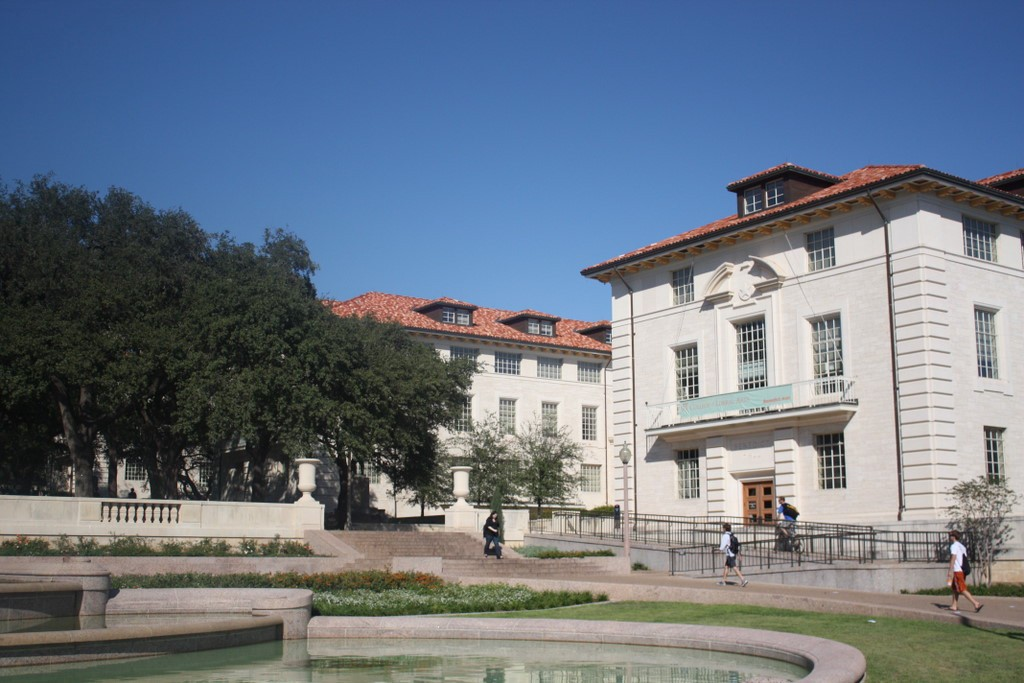
#> input picture image_registration/input_images/foto1A.jpg, 1024 x 683 px
$ python registration.py --input input_images/foto1A.jpg input_images/foto2A.jpg --output out.png
#> lines starting #> are read from the running program, lines starting #| are printed output that depends on the picture
"""
Image registration.
"""
import argparse
import cv2 as cv
import numpy as np
import matplotlib.pyplot as plt


def parse_args():
    """
    Function to define command line arguments.
    """
    parser = argparse.ArgumentParser(description="Image registration.")

    parser.add_argument(
        '-i',
        '--input',
        nargs=2,
        required=True,
        help="Two input images in PNG format.")

    parser.add_argument(
        '-o',
        '--output',
        required=True,
        help="Output image in PNG format.")

    parser.add_argument(
        '-m',
        '--method',
        choices=['sift', 'orb'],
        default='orb',
        help="Feature detection method.")

    parser.add_argument(
        '-t',
        '--threshold',
        type=float,
        default=0.1,
        help="Threshold percentage of matches to be used (value between 0 and 1).")

    return parser.parse_args()


def match_descriptors(descriptors1, descriptors2, method='orb', threshold=0.5):
    """
    Find matches between descriptors of two images using BFMatcher.

    Parameters:
        descriptors1, descriptors2: Descriptors of the two images.
        method (str): Method for feature detection.
        threshold (float): Threshold for filtering matches.

    Returns:
        list: List of matches.
    """
    # Matcher Brute Force with Hamming distance (or L2 for SIFT/SURF)
    if method == 'sift':
        bf = cv.BFMatcher(cv.NORM_L2, crossCheck=True)
    else:
        bf = cv.BFMatcher(cv.NORM_HAMMING, crossCheck=True)

    # Find matches
    matches = bf.match(descriptors1, descriptors2)

    # Sort matches by distance
    matches = sorted(matches, key=lambda x: x.distance)

    # Filter matches by the threshold
    num_matches = int(len(matches) * threshold)
    matches = matches[:num_matches]

    if len(matches) < 4:
        raise ValueError("Not enough matches were found. Try lowering the threshold.")

    return matches


def find_keypoints_and_descriptors(image, method='orb'):
    """
    Find keypoints and descriptors in the image using SIFT or ORB.

    Parameters:
        image (numpy.ndarray): Grayscale image.
        method (str): Method for detecting keypoints.

    Returns:
        keypoints, descriptors: Keypoints and descriptors.
    """
    if method == 'sift':
        detector = cv.SIFT_create(contrastThreshold=0.04, edgeThreshold=10)
    elif method == 'orb':
        detector = cv.ORB_create()

    keypoints, descriptors = detector.detectAndCompute(image, None)

    return keypoints, descriptors


def ransac_and_homography(keypoints1, keypoints2, matches):
    """
    Perform RANSAC to estimate the homography matrix.

    Parameters:
        keypoints1, keypoints2: Keypoints in the two images.
        matches: Matches between the two images.

    Returns:
        numpy.ndarray: Homography matrix.
    """
    src_pts = np.float32([keypoints1[m.queryIdx].pt for m in matches]).reshape(-1, 1, 2)
    dst_pts = np.float32([keypoints2[m.trainIdx].pt for m in matches]).reshape(-1, 1, 2)
    H, mask = cv.findHomography(src_pts, dst_pts, cv.RANSAC, 5.0)
    return H, mask


def warp_images(image1, image2, H):
    """Apply a perspective transformation to align the images."""
    # Dimensions of the output image
    height1, width1 = image1.shape[:2]
    height2, width2 = image2.shape[:2]

    # Edge points of the images
    points1 = np.float32([[0, 0], [0, height1], [width1, height1], [width1, 0]]).reshape(-1, 1, 2)
    points2 = np.float32([[0, 0], [0, height2], [width2, height2], [width2, 0]]).reshape(-1, 1, 2)

    # Transform points of image 1 to the perspective of image 2
    points1_transformed = cv.perspectiveTransform(points1, H)

    # Combine points of the two images
    points_combined = np.concatenate((points2, points1_transformed), axis=0)

    # Get the bounding rectangle of the combined image
    [xmin, ymin] = np.int32(points_combined.min(axis=0).ravel() - 0.5)
    [xmax, ymax] = np.int32(points_combined.max(axis=0).ravel() + 0.5)

    # Adjust the translation matrix
    translation_dist = [-xmin, -ymin]
    H_translation = np.array([[1, 0, translation_dist[0]], [0, 1, translation_dist[1]], [0, 0, 1]])

    # Apply the perspective transformation
    output_image = cv.warpPerspective(image1, H_translation.dot(H), (xmax - xmin, ymax - ymin))
    output_image[translation_dist[1]:height2 + translation_dist[1], translation_dist[0]:width2 + translation_dist[0]] = image2

    return output_image


def register_images(image1_path, image2_path, output_path, method='orb', threshold=0.75):
    """
    Function to perform image registration.
    """
#> called with image1_path = 'input_images/foto1A.jpg', image2_path = 'input_images/foto2A.jpg', output_path = 'out.png', method = 'orb', threshold = 0.1
    # Load the two images in RGB
    img1_rgb = cv.imread(image1_path, cv.IMREAD_COLOR)
#> img1_rgb is the input picture: shape (683, 1024, 3); mean B, G, R 132.3, 118.7, 107.9
    img2_rgb = cv.imread(image2_path, cv.IMREAD_COLOR)
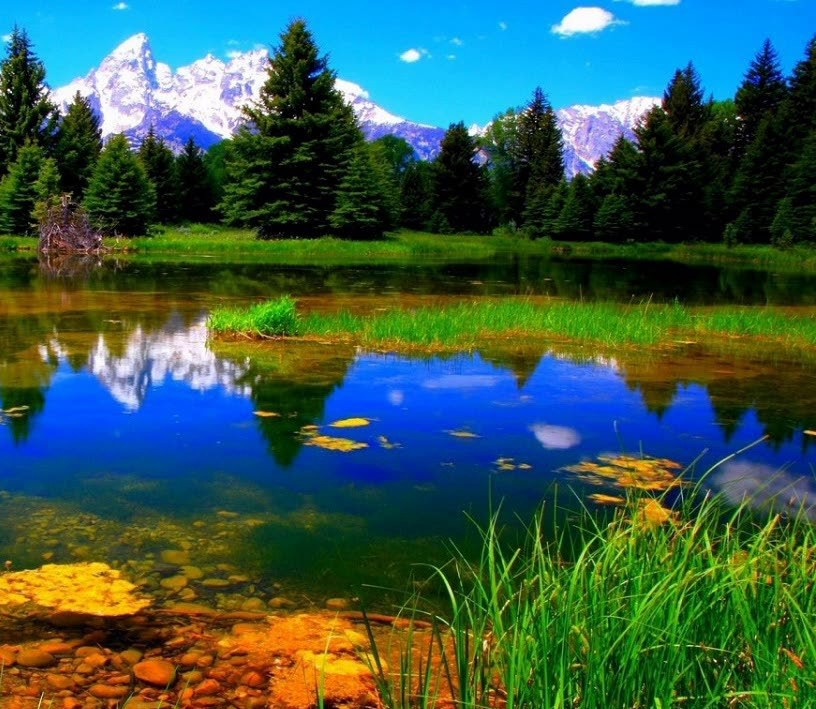
#> input picture image_registration/input_images/foto2A.jpg, 816 x 709 px
#> img2_rgb is the input picture: shape (709, 816, 3); mean B, G, R 78.2, 90.5, 57.4

    # Check if the images are loaded properly
    if img1_rgb is None or img2_rgb is None:
        raise ValueError("One or both images could not be loaded. Check the paths.")

    # Convert images to grayscale for keypoint detection
    img1_gray = cv.cvtColor(img1_rgb, cv.COLOR_BGR2GRAY)
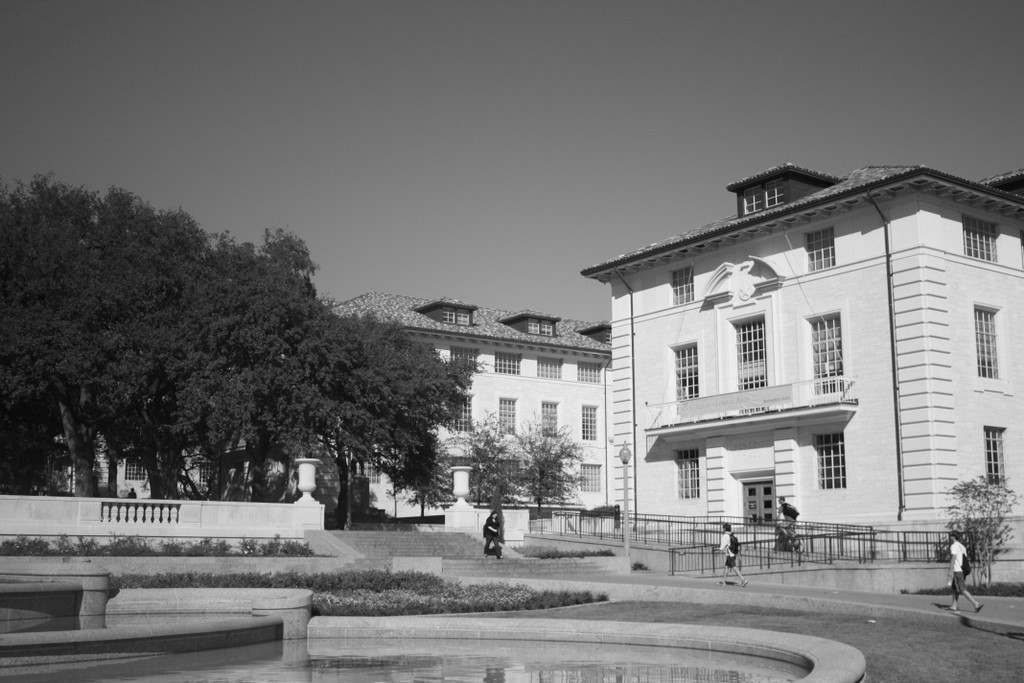
#> img1_gray: shape (683, 1024); min 3, max 253, mean 117
    img2_gray = cv.cvtColor(img2_rgb, cv.COLOR_BGR2GRAY)
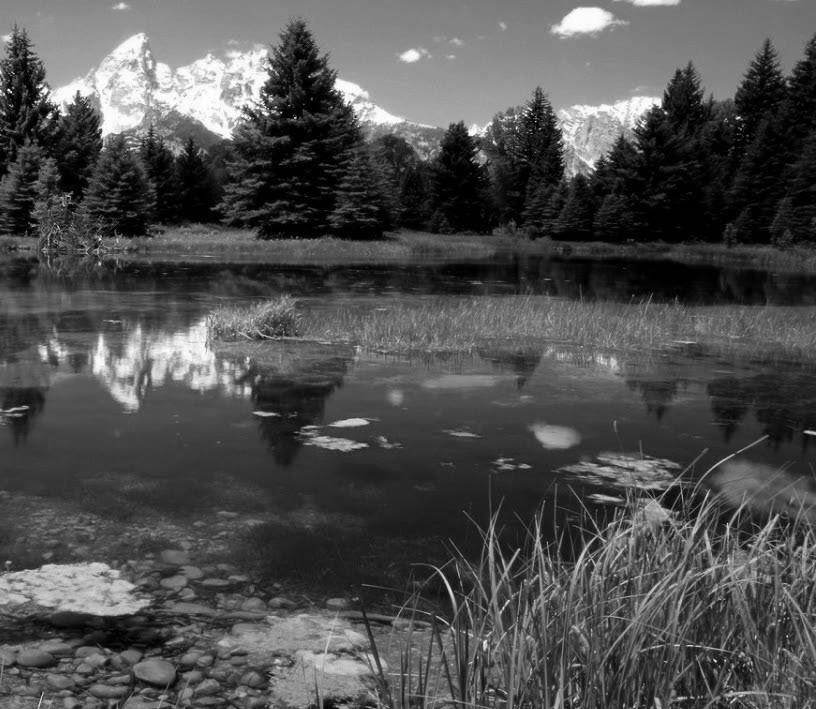
#> img2_gray: shape (709, 816); min 0, max 255, mean 79.2

    # Detect keypoints and descriptors in grayscale images
    keypoints1, descriptors1 = find_keypoints_and_descriptors(img1_gray, method)
#> in find_keypoints_and_descriptors, `keypoints, descriptors = detector.detectAndCompute(image, None)`: keypoints = 500 keypoints; strongest (x, y, size): (751, 385, 31), (762, 383, 31), (443, 516, 31), (425, 514, 37.2)
#> keypoints1 has the same summary as keypoints in find_keypoints_and_descriptors
    keypoints2, descriptors2 = find_keypoints_and_descriptors(img2_gray, method)
#> in find_keypoints_and_descriptors (call 2), `keypoints, descriptors = detector.detectAndCompute(image, None)`: keypoints = 500 keypoints; strongest (x, y, size): (100, 130, 31), (60, 113, 31), (49, 114, 31), (738, 117, 31)
#> keypoints2 has the same summary as keypoints in find_keypoints_and_descriptors

    # Show the keypoints
    img1_keypoints = cv.drawKeypoints(img1_gray, keypoints1, None, color=(0, 255, 0))
    img2_keypoints = cv.drawKeypoints(img2_gray, keypoints2, None, color=(0, 255, 0))

    plt.figure(figsize=(15, 7))

    plt.subplot(1, 2, 1)
    plt.title('Image 1 keypoints')
    plt.imshow(img1_keypoints, cmap='gray')
    plt.axis('off')

    plt.subplot(1, 2, 2)
    plt.title('Image 2 keypoints')
    plt.imshow(img2_keypoints, cmap='gray')
    plt.axis('off')

    plt.show()
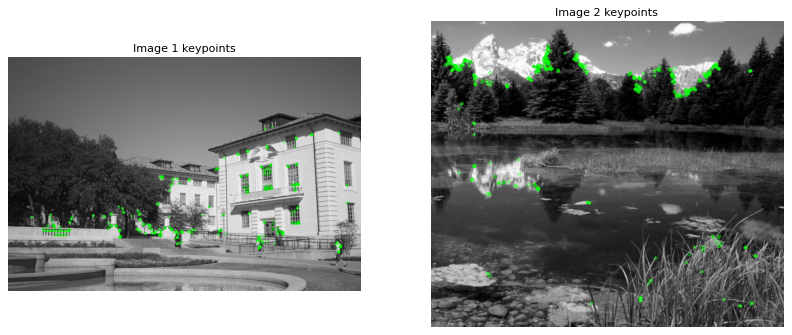
#> figure drawn by matplotlib, 2 panels

    # Match descriptors
    matches = match_descriptors(descriptors1, descriptors2, method, threshold)
#> in match_descriptors, `matches = bf.match(descriptors1, descriptors2)`: matches = 116 matches
#> in match_descriptors, `num_matches = int(len(matches) * threshold)`: num_matches = 11
#> in match_descriptors, `matches = matches[:num_matches]`: matches = 11 matches
#> matches = 11 matches

    # Plot both images with matches
    img_matches = cv.drawMatches(img1_gray, keypoints1, img2_gray, keypoints2, matches, None)
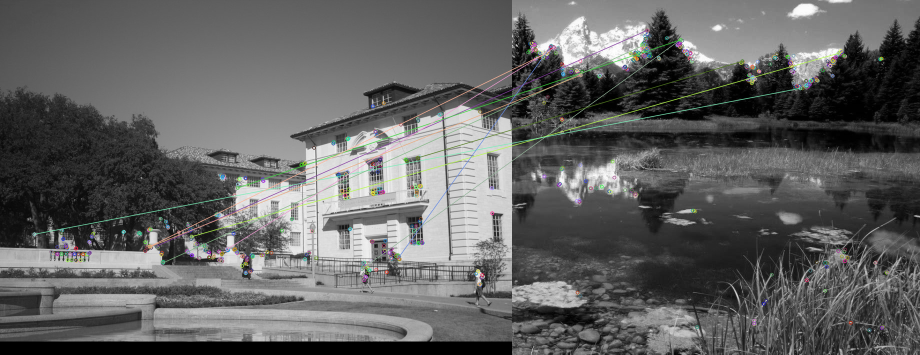
#> img_matches: shape (709, 1840, 3) (shown at 1/2 size); mean of channels 0, 1, 2 98, 98.4, 98.2; drawn as B, G, R

    plt.figure(figsize=(15, 7))
    plt.title('Matches')
    plt.imshow(img_matches)
    plt.axis('off')
    plt.show()

    # RANSAC and homography
    H, mask = ransac_and_homography(keypoints1, keypoints2, matches)
#> in ransac_and_homography, `src_pts = np.float32([keypoints1[m.queryIdx].pt for m in matches]).res..`: src_pts = [[723.8, 537.5], [313.1, 491.4], [383.2, 472.8], [68.4, 468], [474.9, 375.3], [326, 525], [834.9, 315.3], [454.1, 497.7], [298.6, 492.7], [798, 513], [300.7, 492.5]]
#> in ransac_and_homography, `dst_pts = np.float32([keypoints2[m.trainIdx].pt for m in matches]).res..`: dst_pts = [[336, 79.2], [269.6, 60.48], [654, 105.6], [576.3, 176.2], [337, 79.2], [265, 89.28], [460.3, 121.9], [84.6, 94.56], [68.43, 105.8], [78, 91], [137, 150]]
#> in ransac_and_homography, `H, mask = cv.findHomography(src_pts, dst_pts, cv.RANSAC, 5.0)`: H = [[-0.0592, -1.27, 645.1], [-0.0292, -0.276, 145.1], [-0.00012, -0.00195, 1]]; mask = [0, 1, 1, 1, 0, 0, 0, 0, 1, 0, 0]
#> mask = [0, 1, 1, 1, 0, 0, 0, 0, 1, 0, 0]

    # Warp images using the homography matrix, but in RGB
    aligned_img_rgb = warp_images(img1_rgb, img2_rgb, H)
#> in warp_images, `points1_transformed = cv.perspectiveTransform(points1, H)`: points1_transformed = [[645.1, 145.1], [674.3, 130.9], [625.4, 161.2], [666.4, 131.4]]
#> in warp_images, `points_combined = np.concatenate((points2, points1_transformed), axis=0)`: points_combined = [[0, 0], [0, 709], [816, 709], [816, 0], [645.1, 145.1], [674.3, 130.9], [625.4, 161.2], [666.4, 131.4]]
#> in warp_images, `[xmin, ymin] = np.int32(points_combined.min(axis=0).ravel() - 0.5)`: xmin = 0
#> in warp_images, `[xmax, ymax] = np.int32(points_combined.max(axis=0).ravel() + 0.5)`: xmax = 816; ymax = 709
#> in warp_images, `translation_dist = [-xmin, -ymin]`: translation_dist = [0, 0]
#> in warp_images, `H_translation = np.array([[1, 0, translation_dist[0]], [0, 1, translat..`: H_translation = [[1, 0, 0], [0, 1, 0], [0, 0, 1]]
#> in warp_images, `output_image = cv.warpPerspective(image1, H_translation.dot(H), (xmax ..`:
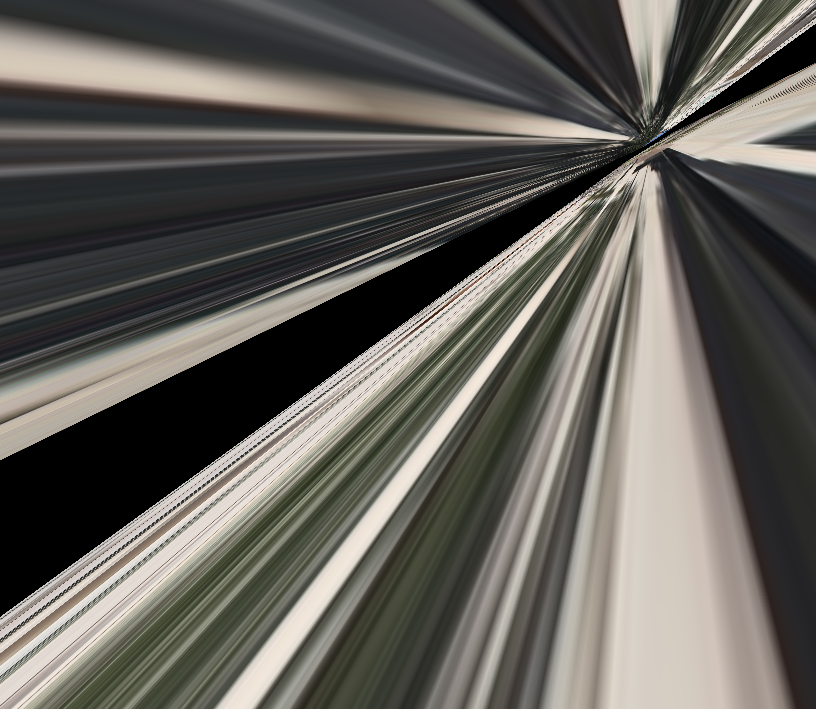
#> output_image: shape (709, 816, 3); mean B, G, R 90.1, 95.6, 98.3

    # Save the aligned image in RGB
    cv.imwrite(output_path, aligned_img_rgb)

    # Display the images
    plt.figure(figsize=(15, 7))

    plt.subplot(1, 3, 1)
    plt.title('Image 1')
    plt.imshow(cv.cvtColor(img1_rgb, cv.COLOR_BGR2RGB))
    plt.axis('off')

    plt.subplot(1, 3, 2)
    plt.title('Image 2')
    plt.imshow(cv.cvtColor(img2_rgb, cv.COLOR_BGR2RGB))
    plt.axis('off')

    plt.subplot(1, 3, 3)
    plt.title('Aligned Image')
    plt.imshow(cv.cvtColor(aligned_img_rgb, cv.COLOR_BGR2RGB))
    plt.axis('off')

    plt.show()
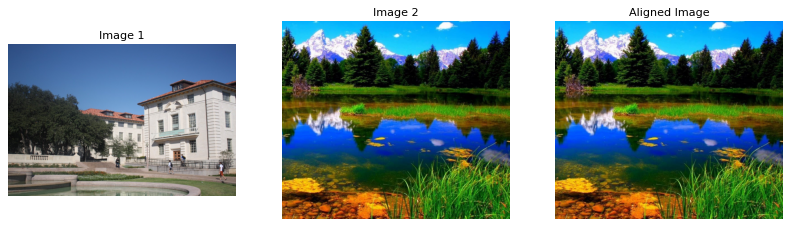
#> figure drawn by matplotlib, 3 panels


def main():
    args = parse_args()
    image1_path, image2_path = args.input
    register_images(
        image1_path,
        image2_path,
        args.output,
        args.method,
        args.threshold)


if __name__ == "__main__":
    main()
